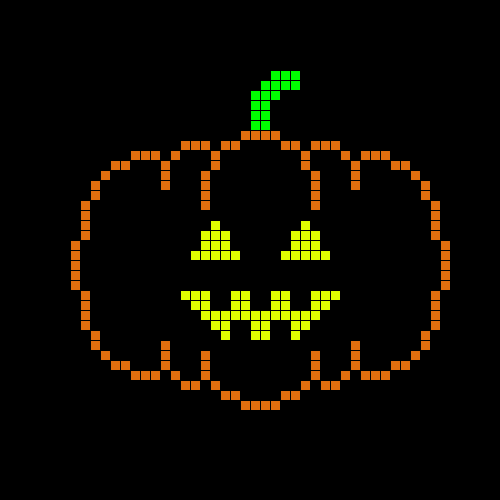
Frame 1 (no input)
Frame 60 (the mouse pressed at the canvas centre just before this capture): identical to frame 1, image omitted
Frame 120 (the mouse held since frame 60 and released just before this capture): identical to frame 1, image omitted

The Processing sketch that drew this single still picture (run headless with seeded random() and noise(); from frame 60 on, the mouse is pressed at the canvas centre):

// Processing sketch: DrawPixelArt
// ── DrawPixelArt.pde
int rows = 500; // Assign to a number between 10 and 1000 that is a multiple of 10.
int columns = 500; // Assign to a number between 10 and 1000 that is a multiple of 10.
int pixelSize = 10;// Assign to an integer that is divisible by 10.
int[][] matrix = new int[rows][columns];

boolean mouseClicked = false;

public void settings(){
  size(columns, rows); 
  
  matrix[7][27] = 2;
  matrix[7][28] = 2;
  matrix[7][29] = 2;
  
  matrix[8][26] = 2;
  matrix[8][27] = 2;
  matrix[8][28] = 2;
  matrix[8][29] = 2;
  
  matrix[9][25] = 2;
  matrix[9][26] = 2;
  matrix[9][27] = 2;
 
  matrix[10][25] = 2;
  matrix[10][26] = 2;
  
  matrix[11][25] = 2;
  matrix[11][26] = 2;
  
  matrix[12][25] = 2;
  matrix[12][26] = 2;
  
  matrix[13][24] = 1;
  matrix[13][25] = 1;
  matrix[13][26] = 1;
  matrix[13][27] = 1;
 
  matrix[14][18] = 1;
  matrix[14][19] = 1;
  matrix[14][20] = 1;
  matrix[14][22] = 1;
  matrix[14][23] = 1;
  matrix[14][28] = 1;
  matrix[14][29] = 1;
  matrix[14][31] = 1;
  matrix[14][32] = 1;
  matrix[14][33] = 1;
  
  matrix[15][13] = 1;
  matrix[15][14] = 1;
  matrix[15][15] = 1;
  matrix[15][17] = 1;
  matrix[15][21] = 1;
  matrix[15][30] = 1;
  matrix[15][34] = 1;
  matrix[15][36] = 1;
  matrix[15][37] = 1;
  matrix[15][38] = 1;
  
  matrix[16][11] = 1;
  matrix[16][12] = 1;
  matrix[16][16] = 1;
  matrix[16][21] = 1;
  matrix[16][30] = 1;
  matrix[16][35] = 1;
  matrix[16][39] = 1;
  matrix[16][40] = 1;
 
  matrix[17][10] = 1;
  matrix[17][16] = 1;
  matrix[17][20] = 1;
  matrix[17][31] = 1;
  matrix[17][35] = 1;
  matrix[17][41] = 1;
  
  matrix[18][9] = 1;
  matrix[18][16] = 1;
  matrix[18][20] = 1;
  matrix[18][31] = 1;
  matrix[18][35] = 1;
  matrix[18][42] = 1;
  
  matrix[19][9] = 1;
  matrix[19][20] = 1;
  matrix[19][31] = 1;
  matrix[19][42] = 1;
  
  matrix[20][8] = 1;
  matrix[20][20] = 1;
  matrix[20][31] = 1;
  matrix[20][43] = 1;
  
  matrix[21][8] = 1;
  matrix[21][43] = 1;
  
  matrix[22][8] = 1;
  matrix[22][21] = 3;
  matrix[22][30] = 3;
  matrix[22][43] = 1;
  
  matrix[23][8] = 1;
  matrix[23][20] = 3;
  matrix[23][21] = 3;
  matrix[23][22] = 3;
  matrix[23][29] = 3;
  matrix[23][30] = 3;
  matrix[23][31] = 3;
  matrix[23][43] = 1;
  
  matrix[24][7] = 1;
  matrix[24][20] = 3;
  matrix[24][21] = 3;
  matrix[24][22] = 3;
  matrix[24][29] = 3;
  matrix[24][30] = 3;
  matrix[24][31] = 3;
  matrix[24][44] = 1;
  
  matrix[25][7] = 1;
  matrix[25][19] = 3;
  matrix[25][20] = 3;
  matrix[25][21] = 3;
  matrix[25][22] = 3;
  matrix[25][23] = 3;
  matrix[25][28] = 3;
  matrix[25][29] = 3;
  matrix[25][30] = 3;
  matrix[25][31] = 3;
  matrix[25][32] = 3;
  matrix[25][44] = 1;
  
  matrix[26][7] = 1;
  matrix[26][44] = 1;
  
  matrix[27][7] = 1;
  matrix[27][44] = 1;
  
  matrix[28][7] = 1;
  matrix[28][44] = 1;
  
  matrix[29][8] = 1;
  matrix[29][18] = 3;
  matrix[29][19] = 3;
  matrix[29][20] = 3;
  matrix[29][23] = 3;
  matrix[29][24] = 3;
  matrix[29][27] = 3;
  matrix[29][28] = 3;
  matrix[29][31] = 3;
  matrix[29][32] = 3;
  matrix[29][33] = 3;
  matrix[29][43] = 1;
  
  matrix[30][8] = 1;
  matrix[30][19] = 3;
  matrix[30][20] = 3;
  matrix[30][23] = 3;
  matrix[30][24] = 3;
  matrix[30][27] = 3;
  matrix[30][28] = 3;
  matrix[30][31] = 3;
  matrix[30][32] = 3;
  matrix[30][43] = 1;
  
  matrix[31][8] = 1;
  matrix[31][20] = 3;
  matrix[31][21] = 3;
  matrix[31][22] = 3;
  matrix[31][23] = 3;
  matrix[31][24] = 3;
  matrix[31][25] = 3;
  matrix[31][26] = 3;
  matrix[31][27] = 3;
  matrix[31][28] = 3;
  matrix[31][29] = 3;
  matrix[31][30] = 3;
  matrix[31][31] = 3;
  matrix[31][43] = 1;
  
  matrix[32][8] = 1;
  matrix[32][21] = 3;
  matrix[32][22] = 3;
  matrix[32][25] = 3;
  matrix[32][26] = 3;
  matrix[32][29] = 3;
  matrix[32][30] = 3;
  matrix[32][43] = 1;
  
  matrix[33][9] = 1;
  matrix[33][22] = 3;
  matrix[33][25] = 3;
  matrix[33][26] = 3;
  matrix[33][29] = 3;
  matrix[33][42] = 1;
  
  matrix[34][9] = 1;
  matrix[34][16] = 1;
  matrix[34][35] = 1;
  matrix[34][42] = 1;
  
  matrix[35][10] = 1;
  matrix[35][16] = 1;
  matrix[35][20] = 1;
  matrix[35][31] = 1;
  matrix[35][35] = 1;
  matrix[35][41] = 1;
  
  matrix[36][11] = 1;
  matrix[36][12] = 1;
  matrix[36][16] = 1;
  matrix[36][20] = 1;
  matrix[36][31] = 1;
  matrix[36][35] = 1;
  matrix[36][39] = 1;
  matrix[36][40] = 1;
  
  matrix[37][13] = 1;
  matrix[37][14] = 1;
  matrix[37][15] = 1;
  matrix[37][17] = 1;
  matrix[37][20] = 1;
  matrix[37][31] = 1;
  matrix[37][34] = 1;
  matrix[37][36] = 1;
  matrix[37][37] = 1;
  matrix[37][38] = 1;
  
  matrix[38][18] = 1;
  matrix[38][19] = 1;
  matrix[38][21] = 1;
  matrix[38][30] = 1;
  matrix[38][32] = 1;
  matrix[38][33] = 1;
  
  matrix[39][22] = 1;
  matrix[39][23] = 1;
  matrix[39][28] = 1;
  matrix[39][29] = 1;
  
  matrix[40][24] = 1;
  matrix[40][25] = 1;
  matrix[40][26] = 1;
  matrix[40][27] = 1;
  
// DO NOT CHANGE ANY CODE FOUND BELOW THIS COMMENT.  
}

void draw()
{
 drawArt(); 
}


void mouseClicked()
{  
  if(!mouseClicked)
  {
    matrix[22][30] = 0;
    matrix[23][29] = 0;
    matrix[23][30] = 0;
    matrix[23][31] = 0;
    matrix[25][29] = 0;
    matrix[25][30] = 0;
    matrix[25][31] = 0;
    
    mouseClicked = true;
  }
  else if(mouseClicked)
  {
    matrix[22][30] = 3;
    matrix[23][29] = 3;
    matrix[23][30] = 3;
    matrix[23][31] = 3;
    matrix[25][29] = 3;
    matrix[25][30] = 3;
    matrix[25][31] = 3;
    
    mouseClicked = false;
  }
}

public void setup(){
  drawArt();
}

public void drawArt(){                //goes through every row and column of the matrix and checks the value, sets the color accordingly
 for(int i = 0; i < rows; i++){
   for(int j = 0; j < columns; j++){
       if(matrix[j][i] == 0)
       {
         fill(0); //sets collor to black
       }
       else if(matrix[j][i] == 2)
       {
         fill(0,255,0); //sets collor to green
       }
       else if(matrix[j][i] == 3)
       {
         fill(225,255,0); //sets collor to yellow
       }
       else
       {
         fill(226,110,14); //sets collor to orance
       }
      rect(i*pixelSize, j*pixelSize, pixelSize, pixelSize); 
   }
  } 
}
